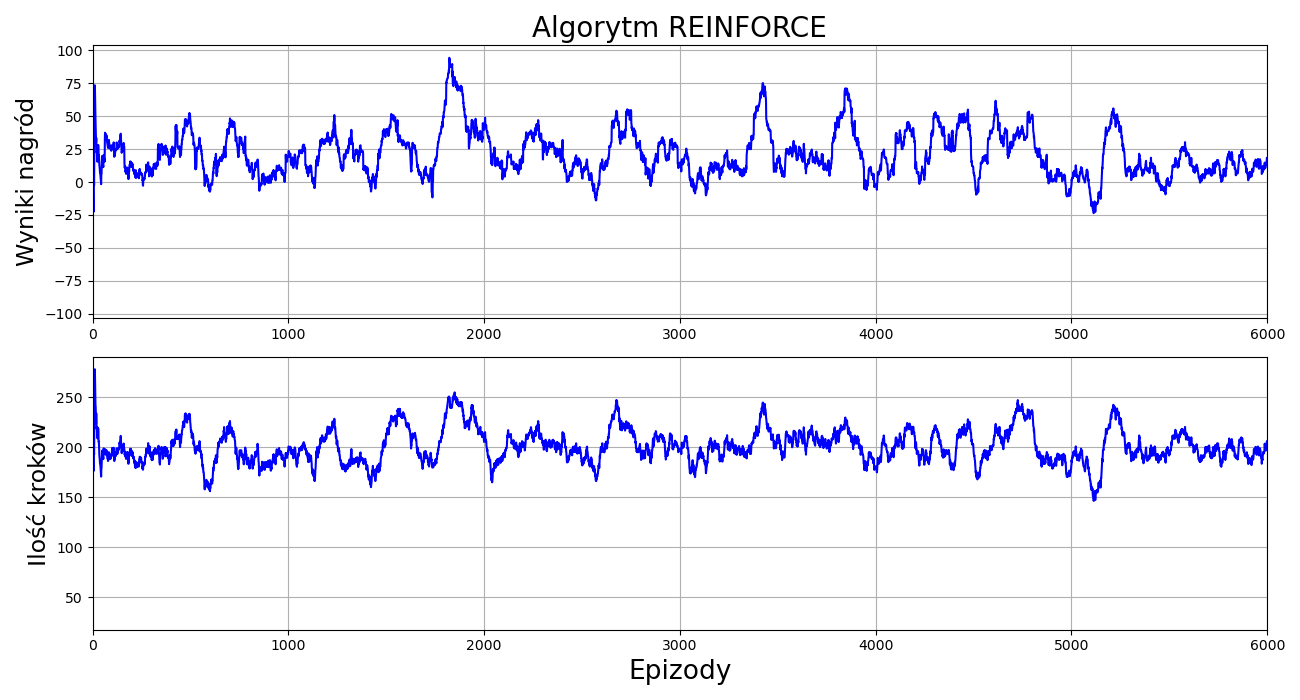

Source code (Python):
import tensorflow as tf
import tqdm
import collections
import statistics
from typing import Tuple
from figure import plot_figure
from discount import discount_rewards
from Env import Env
from MyEnv import MyEnv

from PIL import Image
import webbrowser
import os
frames = []
episodes_per_GIF = 600
want_gifs = False  # nalezy ustawic domyslna aplikacje do gifow
# (np. Internet Explorer) wtedy gify beda pojawialy się w jednym okienku


HIDDEN_UNITS_SIZE = 256  # ilość neuronów w warstwie ukrytej
#EPISODES_AMOUNT = 1_000_000
EPISODES_AMOUNT = 6_000
MAX_STEPS_PER_EPISODE = 500
MIN_EPISODES_CRITERION = 100  # zmienna wykorzystywana przy obliczaniu średniej

GAMMA = 0.99
LEARNING_RATE = 0.01


class NeuralNetwork(tf.keras.Model):
    def __init__(self, out_size: int, hidden_units: int):
        super().__init__()
        self.optimizer = tf.keras.optimizers.Adam(learning_rate=LEARNING_RATE)
        self.common = tf.keras.layers.Dense(hidden_units, activation='leaky_relu')
        self.common1 = tf.keras.layers.Dense(hidden_units, activation='leaky_relu')
        self.common2 = tf.keras.layers.Dense(hidden_units, activation='relu')
        self.out = tf.keras.layers.Dense(out_size, activation="softmax")

    def call(self, inputs: tf.Tensor) -> tf.Tensor:
        x = self.common(inputs)
        x = self.common1(x)
        x = self.common2(x)
        x = self.out(x)
        return x


@tf.function
def run_episode(initial_state: tf.Tensor) -> Tuple[tf.Tensor, tf.Tensor, tf.Tensor]:
    observations = tf.TensorArray(dtype=tf.float32, size=0, dynamic_size=True)
    actions = tf.TensorArray(dtype=tf.int64, size=0, dynamic_size=True)
    rewards = tf.TensorArray(dtype=tf.float32, size=0, dynamic_size=True)

    observation = initial_state
    obs_shape = initial_state.shape

    for step in tf.range(MAX_STEPS_PER_EPISODE):
        net_output = net(tf.expand_dims(observation, 0))
        #print(net_output)
        action = tf.random.categorical(net_output, 1)[0, 0]
        next_observation, reward, terminated, done = env.tf_step(action)
        next_observation.set_shape(obs_shape)

        observations = observations.write(step, observation)
        actions = actions.write(step, action)
        rewards = rewards.write(step, reward)

        observation = next_observation
        if terminated:
            break

        if done:
            pass

        if want_gifs and (episode_no + 1) % episodes_per_GIF == 0:
            frames.append(Image.fromarray(env.render()))

    observations = observations.stack()
    actions = actions.stack()
    rewards = rewards.stack()
    return observations, actions, rewards


def compute_loss(actions, action_probabilities, returns):
    actions = tf.expand_dims(actions, axis=1)
    chosen_action_probs = tf.gather_nd(action_probabilities, actions, batch_dims=1)
    chosen_action_probs = tf.math.log(chosen_action_probs)
    chosen_action_probs = tf.cast(chosen_action_probs, dtype=tf.float32)
    loss = -tf.reduce_sum(chosen_action_probs * returns)
    return loss


@tf.function
def train_step(initial_state: tf.Tensor) -> Tuple[tf.Tensor, tf.Tensor]:
    observations, actions, rewards = run_episode(initial_state)
    with tf.GradientTape() as tape:
        net_output = net(observations)
        action_probabilities = tf.nn.softmax(net_output)
        returns = discount_rewards(rewards, GAMMA, True)
        loss = compute_loss(actions, action_probabilities, returns)

    grads = tape.gradient(loss, net.trainable_variables)
    net.optimizer.apply_gradients(zip(grads, net.trainable_variables))

    return tf.math.reduce_sum(rewards), tf.size(rewards)

#env = MyEnv("CartPole-v1")
env = Env()
net = NeuralNetwork(env.action_space.n, HIDDEN_UNITS_SIZE)

episodes_reward = collections.deque(maxlen=MIN_EPISODES_CRITERION)
episodes_steps = collections.deque(maxlen=MIN_EPISODES_CRITERION)
rewards = []
steps = []

with tqdm.trange(EPISODES_AMOUNT) as learning:
    for episode_no in learning:
        initial_state = tf.constant(env.reset(), dtype=tf.float32)
        episode_reward, steps_amount = train_step(initial_state)
        episode_reward = int(episode_reward)
        steps_amount = int(steps_amount)
        episodes_reward.append(episode_reward)
        episodes_steps.append(steps_amount)
        running_reward = statistics.mean(episodes_reward)
        running_steps = statistics.mean(episodes_steps)
        rewards.append(running_reward)
        steps.append(running_steps)
        learning.set_description(f'Episode {episode_no}')
        learning.set_postfix(reward=episode_reward, steps=steps_amount,
                             last_rewards_mean=running_reward, last_steps_mean=running_steps)
        if want_gifs and (episode_no + 1) % episodes_per_GIF == 0:
            animation_path = f'animation.gif'
            frames[0].save(animation_path, save_all=True, append_images=frames[1:], loop=0, duration=1)

            # Otwarcie animacji w przeglądarce
            webbrowser.open('file://' + os.path.realpath(animation_path))
            frames = []
        # if running_reward > 300:
        #     break
net.save(filepath='REINFORCE.keras')

plot_figure(rewards, steps, 'REINFORCE')
env.close()
